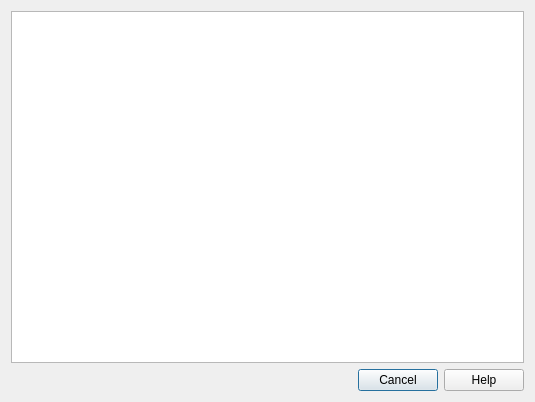
<?xml version="1.0" encoding="UTF-8"?>
<ui version="4.0">
 <class>TerminateDialog</class>
 <widget class="QDialog" name="TerminateDialog">
  <property name="geometry">
   <rect>
    <x>0</x>
    <y>0</y>
    <width>535</width>
    <height>402</height>
   </rect>
  </property>
  <property name="windowTitle">
   <string>Task Manager</string>
  </property>
  <layout class="QVBoxLayout" name="verticalLayout">
   <item>
    <widget class="HighlightedListView" name="prefixes"/>
   </item>
   <item>
    <widget class="QDialogButtonBox" name="buttonBox">
     <property name="orientation">
      <enum>Qt::Horizontal</enum>
     </property>
     <property name="standardButtons">
      <set>QDialogButtonBox::Cancel|QDialogButtonBox::Help</set>
     </property>
    </widget>
   </item>
  </layout>
 </widget>
 <customwidgets>
  <customwidget>
   <class>HighlightedListView</class>
   <extends>QListView</extends>
   <header>src/highlightedlistview.h</header>
  </customwidget>
 </customwidgets>
 <resources/>
 <connections>
  <connection>
   <sender>buttonBox</sender>
   <signal>accepted()</signal>
   <receiver>TerminateDialog</receiver>
   <slot>accept()</slot>
   <hints>
    <hint type="sourcelabel">
     <x>248</x>
     <y>254</y>
    </hint>
    <hint type="destinationlabel">
     <x>157</x>
     <y>274</y>
    </hint>
   </hints>
  </connection>
  <connection>
   <sender>buttonBox</sender>
   <signal>rejected()</signal>
   <receiver>TerminateDialog</receiver>
   <slot>reject()</slot>
   <hints>
    <hint type="sourcelabel">
     <x>316</x>
     <y>260</y>
    </hint>
    <hint type="destinationlabel">
     <x>286</x>
     <y>274</y>
    </hint>
   </hints>
  </connection>
 </connections>
</ui>
